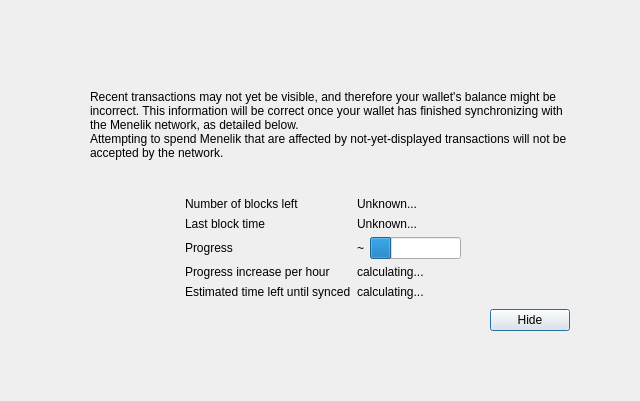
<?xml version="1.0" encoding="UTF-8"?>
<ui version="4.0">
 <class>ModalOverlay</class>
 <widget class="ModalOverlay" name="ModalOverlay">
  <property name="geometry">
   <rect>
    <x>0</x>
    <y>0</y>
    <width>640</width>
    <height>401</height>
   </rect>
  </property>
  <property name="windowTitle">
   <string>Form</string>
  </property>
  <layout class="QVBoxLayout" name="verticalLayout" stretch="0">
   <property name="sizeConstraint">
    <enum>QLayout::SetDefaultConstraint</enum>
   </property>
   <property name="leftMargin">
    <number>0</number>
   </property>
   <property name="topMargin">
    <number>0</number>
   </property>
   <property name="rightMargin">
    <number>0</number>
   </property>
   <property name="bottomMargin">
    <number>0</number>
   </property>
   <item>
    <widget class="QWidget" name="bgWidget" native="true">
     <property name="styleSheet">
      <string notr="true"/>
     </property>
     <layout class="QVBoxLayout" name="verticalLayoutMain" stretch="0">
      <property name="leftMargin">
       <number>60</number>
      </property>
      <property name="topMargin">
       <number>60</number>
      </property>
      <property name="rightMargin">
       <number>60</number>
      </property>
      <property name="bottomMargin">
       <number>60</number>
      </property>
      <item>
       <widget class="QWidget" name="contentWidget" native="true">
        <property name="styleSheet">
         <string notr="true"/>
        </property>
        <layout class="QVBoxLayout" name="verticalLayoutSub" stretch="1,0,0,0,0">
         <property name="spacing">
          <number>0</number>
         </property>
         <property name="leftMargin">
          <number>10</number>
         </property>
         <property name="topMargin">
          <number>10</number>
         </property>
         <property name="rightMargin">
          <number>10</number>
         </property>
         <property name="bottomMargin">
          <number>10</number>
         </property>
         <item>
          <layout class="QHBoxLayout" name="horizontalLayoutIconText" stretch="0,1">
           <property name="topMargin">
            <number>20</number>
           </property>
           <item>
            <layout class="QVBoxLayout" name="verticalLayoutIcon">
             <property name="leftMargin">
              <number>0</number>
             </property>
             <item>
              <widget class="QLabel" name="warningIcon">
               <property name="text">
                <string/>
               </property>
              </widget>
             </item>
             <item>
              <spacer name="verticalSpacerWarningIcon">
               <property name="orientation">
                <enum>Qt::Vertical</enum>
               </property>
               <property name="sizeHint" stdset="0">
                <size>
                 <width>20</width>
                 <height>40</height>
                </size>
               </property>
              </spacer>
             </item>
            </layout>
           </item>
           <item>
            <layout class="QVBoxLayout" name="verticalLayoutInfoText">
             <property name="leftMargin">
              <number>0</number>
             </property>
             <property name="topMargin">
              <number>0</number>
             </property>
             <item>
              <widget class="QLabel" name="infoText">
               <property name="text">
                <string>Recent transactions may not yet be visible, and therefore your wallet's balance might be incorrect. This information will be correct once your wallet has finished synchronizing with the Menelik network, as detailed below.</string>
               </property>
               <property name="textFormat">
                <enum>Qt::RichText</enum>
               </property>
               <property name="wordWrap">
                <bool>true</bool>
               </property>
              </widget>
             </item>
             <item>
              <widget class="QLabel" name="infoTextStrong">
               <property name="text">
                <string>Attempting to spend Menelik that are affected by not-yet-displayed transactions will not be accepted by the network.</string>
               </property>
               <property name="textFormat">
                <enum>Qt::RichText</enum>
               </property>
               <property name="wordWrap">
                <bool>true</bool>
               </property>
              </widget>
             </item>
             <item>
              <spacer name="verticalSpacerInTextSpace">
               <property name="orientation">
                <enum>Qt::Vertical</enum>
               </property>
               <property name="sizeHint" stdset="0">
                <size>
                 <width>20</width>
                 <height>40</height>
                </size>
               </property>
              </spacer>
             </item>
            </layout>
           </item>
          </layout>
         </item>
         <item>
          <spacer name="verticalSpacerAfterText">
           <property name="orientation">
            <enum>Qt::Vertical</enum>
           </property>
           <property name="sizeHint" stdset="0">
            <size>
             <width>20</width>
             <height>40</height>
            </size>
           </property>
          </spacer>
         </item>
         <item>
          <layout class="QFormLayout" name="formLayout">
           <property name="fieldGrowthPolicy">
            <enum>QFormLayout::FieldsStayAtSizeHint</enum>
           </property>
           <property name="formAlignment">
            <set>Qt::AlignHCenter|Qt::AlignTop</set>
           </property>
           <property name="horizontalSpacing">
            <number>6</number>
           </property>
           <property name="verticalSpacing">
            <number>6</number>
           </property>
           <property name="topMargin">
            <number>10</number>
           </property>
           <item row="0" column="0">
            <widget class="QLabel" name="labelNumberOfBlocksLeft">
             <property name="text">
              <string>Number of blocks left</string>
             </property>
            </widget>
           </item>
           <item row="0" column="1">
            <widget class="QLabel" name="numberOfBlocksLeft">
             <property name="text">
              <string>Unknown...</string>
             </property>
            </widget>
           </item>
           <item row="1" column="0">
            <widget class="QLabel" name="labelLastBlockTime">
             <property name="text">
              <string>Last block time</string>
             </property>
            </widget>
           </item>
           <item row="1" column="1">
            <widget class="QLabel" name="newestBlockDate">
             <property name="sizePolicy">
              <sizepolicy hsizetype="Maximum" vsizetype="Preferred">
               <horstretch>0</horstretch>
               <verstretch>0</verstretch>
              </sizepolicy>
             </property>
             <property name="text">
              <string>Unknown...</string>
             </property>
            </widget>
           </item>
           <item row="2" column="0">
            <widget class="QLabel" name="labelSyncDone">
             <property name="text">
              <string>Progress</string>
             </property>
            </widget>
           </item>
           <item row="2" column="1">
            <layout class="QHBoxLayout" name="horizontalLayoutSync" stretch="0,1">
             <item>
              <widget class="QLabel" name="percentageProgress">
               <property name="text">
                <string notr="true">~</string>
               </property>
              </widget>
             </item>
             <item>
              <widget class="QProgressBar" name="progressBar">
               <property name="value">
                <number>24</number>
               </property>
               <property name="format">
                <string/>
               </property>
              </widget>
             </item>
            </layout>
           </item>
           <item row="4" column="0">
            <widget class="QLabel" name="labelProgressIncrease">
             <property name="text">
              <string>Progress increase per hour</string>
             </property>
            </widget>
           </item>
           <item row="4" column="1">
            <widget class="QLabel" name="progressIncreasePerH">
             <property name="text">
              <string>calculating...</string>
             </property>
            </widget>
           </item>
           <item row="5" column="0">
            <widget class="QLabel" name="labelEstimatedTimeLeft">
             <property name="text">
              <string>Estimated time left until synced</string>
             </property>
            </widget>
           </item>
           <item row="5" column="1">
            <widget class="QLabel" name="expectedTimeLeft">
             <property name="text">
              <string>calculating...</string>
             </property>
            </widget>
           </item>
          </layout>
         </item>
         <item>
          <layout class="QHBoxLayout" name="horizontalLayoutButtons">
           <property name="leftMargin">
            <number>10</number>
           </property>
           <property name="topMargin">
            <number>10</number>
           </property>
           <item>
            <spacer name="horizontalSpacer">
             <property name="orientation">
              <enum>Qt::Horizontal</enum>
             </property>
             <property name="sizeHint" stdset="0">
              <size>
               <width>40</width>
               <height>20</height>
              </size>
             </property>
            </spacer>
           </item>
           <item>
            <widget class="QPushButton" name="closeButton">
             <property name="text">
              <string>Hide</string>
             </property>
             <property name="focusPolicy">
              <enum>Qt::StrongFocus</enum>
             </property>
             <property name="default">
              <bool>true</bool>
             </property>
            </widget>
           </item>
          </layout>
         </item>
         <item>
          <layout class="QVBoxLayout" name="verticalLayout_2">
           <item>
            <spacer name="verticalSpacer">
             <property name="orientation">
              <enum>Qt::Vertical</enum>
             </property>
             <property name="sizeHint" stdset="0">
              <size>
               <width>20</width>
               <height>40</height>
              </size>
             </property>
            </spacer>
           </item>
          </layout>
         </item>
        </layout>
       </widget>
      </item>
     </layout>
    </widget>
   </item>
  </layout>
 </widget>
 <customwidgets>
  <customwidget>
   <class>ModalOverlay</class>
   <extends>QWidget</extends>
   <header>qt/modaloverlay.h</header>
   <container>1</container>
  </customwidget>
 </customwidgets>
 <resources/>
 <connections/>
</ui>
